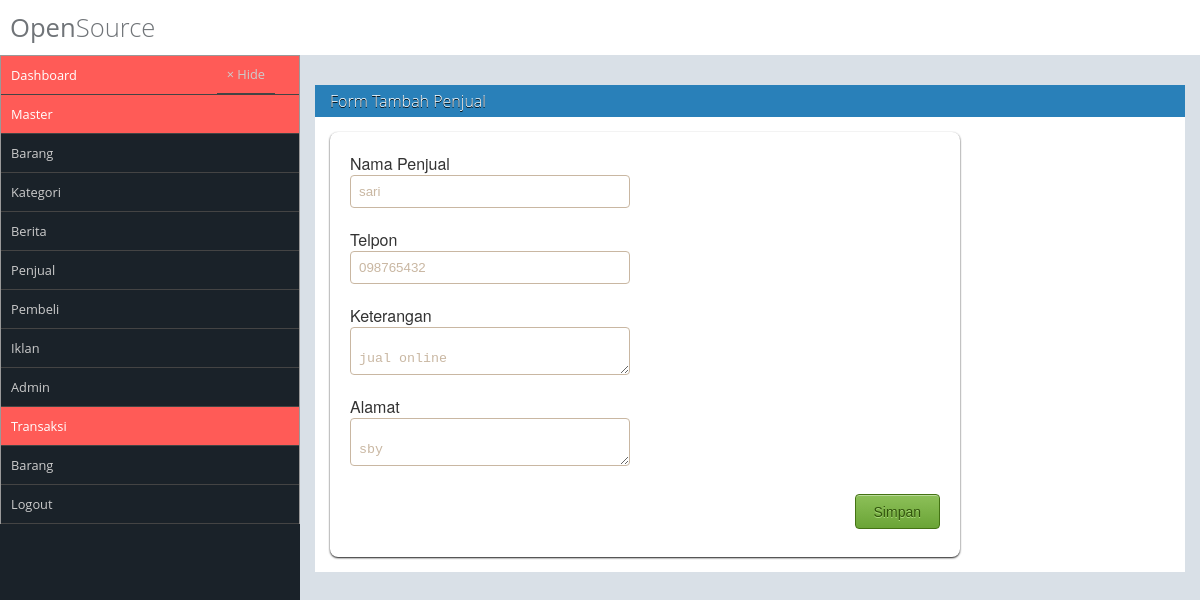
Screenshot of /pages/admin.php?hal=epenjual&id_pen=1 (signed in) with the database file from the repository.
### tables this page shows
CREATE TABLE `tb_penjual` (
  `id_pen` int(11) NOT NULL,
  `penjual` varchar(100) NOT NULL,
  `telp` varchar(20) NOT NULL,
  `ket` text NOT NULL,
  `alamat` varchar(100) NOT NULL
);

### lib/class-Ff.php (called while the page is built, shortened)
<?php
class Fungsi{
	function get($p,$a=""){
		return isset($_GET["$p"])?$_GET["$p"]:"$a";
	}
}
$ff = new Fungsi();
?>

### lib/class-Db.php (called while the page is built, shortened)
<?php
 class Db{
    var $db=null;
    public function __construct()
    {
        try {
            $this->db=new PDO("mysql:host=localhost;dbname=dbpos","root","1234");
            $this->db->setAttribute(PDO::ATTR_ERRMODE,PDO::ERRMODE_EXCEPTION);
        } catch (PDOException $e) {
            die("Connection Error :".$e->getMessage());
        }
    }
    function select($t,$f="*"){
        $query=$this->db->prepare("select $f from $t");
        $query->execute();
        return $query;
    }
}
    $odb=new Db();
?>

### pages/epenjual.php (the view, shortened to what this page needs)
<?php
	$id = $ff->get("id_pen");
	$res = $odb->select("tb_penjual where id_pen='$id'");
	$dt1 = $res->fetch();
?>
<div id="box">
	<div class="box-top"> Form Tambah Penjual</div>
	<div class="box-panel">
		<form method="post" action="spenjual.php?aksi=edit&id_pen=<?=$id?>" class="form-container">
			<div class="form-title"> Nama Penjual</div>
			<input type="text" name="penjual" class="form-field" value="<?=$dt1['penjual']?>">
			<div class="form-title"> Telpon</div>
			<input type="text" name="telp" class="form-field" value="<?=$dt1['telp']?>">
			<div class="form-title"> Keterangan</div>
			<textarea name="ket" class="form-field" value="<?=$dt1['ket']?>">
				<?=$dt1['ket'] ?>
			</textarea>
			<div class="form-title"> Alamat</div>
			<textarea name="alamat" class="form-field" value="<?=$dt1['alamat']?>">
				<?=$dt1['alamat'] ?>
			</textarea>
			<div class="submit-container">
				<input type="submit" name="btnsimpan" class="submit-button" value="Simpan">
			</div>
		</form>
	</div>
</div>

### style/admin.css (style rules this page uses)
* { margin: 0; padding: 0; box-sizing: border-box; }
body { font-family: 'Open Sans'; }
div#box { margin-top: 15px; }
div#box .box-top { color: #fff; text-shadow: 0 1px #000; background: #2980b9; padding: 5px; padding-left: 15px; font-weight: 300; }
div#box .box-panel { padding: 15px; background: #fff; color: #333; }
.form-container { border: 1 px solid #f2e3d2; background: #fff; -webkit-border-radius: 8px; -moz-border-radius: 8px; border-radius: 8px; -webkit-box-shadow: rgba(000,000,000,0.9) 0 1px 2px, inset rgba(255,255,255,0.4) 0 0px 0; -moz-box-shadow: rgba(000,000,000,0.9) 0 1px 2px, inset rgba(255,255,255,0.4) 0 0px 0; box-shadow: rgba(000,000,000,0.9) 0 1px 2px, inset rgba(255,255,255,0.4) 0 0px 0; font-family: 'Helvetica Neue',Helvetica,sans-serif; text-decoration: none; vertical-align: middle; min-width: 300px; padding: 20px; width: 75%; }
.form-field { border: 1px solid #c9b7a2; background: #fff; -webkit-border-radius: 4px; -moz-border-radius: 4px; border-radius: 4px; color: #c9b7a2; -webkit-box-shadow: rgba(255,255,255,0.4) 0 1px 0, inset rgba(000,000,000,0.7) 0 0px 0; -moz-box-shadow: rgba(255,255,255,0.4) 0 1px 0, inset rgba(000,000,000,0.7) 0 0px 0; box-shadow: rgba(255,255,255,0.4) 0 1px 0, inset rgba(000,000,000,0.7) 0 0px 0; padding: 8px; margin-bottom: 20px; width: 280px; }
.submit-container { margin: 8px 0; text-align: right; }
.submit-button { border: 1px solid #447314; background: #6aa436; background: -webkit-gradient(linear, left top, left bottom, from(#8dc059), to(#6aa436)); background: -webkit-linear-gradient(top, #8dc059, #6aa436); background: -moz-linear-gradient(top, #8dc059, #6aa436); background: -ms-linear-gradient(top, #8dc059, #6aa436); background: -o-linear-gradient(top, #8dc059, #6aa436); background-image: -ms-linear-gradient(top, #8dc059 0%, #6aa436 100%); -webkit-border-radius: 4px; -moz-border-radius: 4px; border-radius: 4px; -webkit-box-shadow: rgba(255,255,255,0.4) 0 2px 0, inset rgba(255,255,255,0.4) 0 1px 0; -moz-box-shadow: rgba(255,255,255,0.4) 0 2px 0, inset rgba(255,255,255,0.4) 0 1px 0; box-shadow: rgba(255,255,255,0.4) 0 2px 0, inset rgba(255,255,255,0.4) 0 1px 0; text-shadow: #addc7e 0 1px 0; color: #31540c; font-family: helvetica, serif; padding: 8.5px 18px; font-size: 14px; text-decoration: none; vertical-align: middle; }

### rows the page displays
tb_penjual: penjual "sari", telp "098765432", ket "jual online", alamat "sby"
